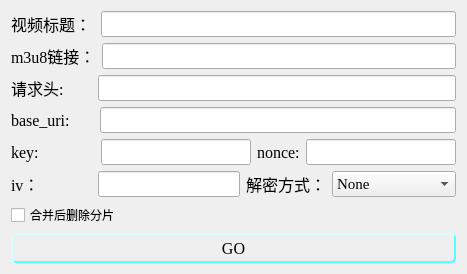
             <widget class="QWidget" name="tab">
              <attribute name="title">
               <string>m3u8Parser</string>
              </attribute>
              <layout class="QVBoxLayout" name="verticalLayout_13">
               <item>
                <layout class="QHBoxLayout" name="horizontalLayout_24">
                 <item>
                  <widget class="QLabel" name="label_title">
                   <property name="font">
                    <font>
                     <family>Times New Roman</family>
                     <pointsize>12</pointsize>
                    </font>
                   </property>
                   <property name="text">
                    <string>视频标题： </string>
                   </property>
                   <property name="textFormat">
                    <enum>Qt::PlainText</enum>
                   </property>
                   <property name="scaledContents">
                    <bool>true</bool>
                   </property>
                   <property name="wordWrap">
                    <bool>true</bool>
                   </property>
                   <property name="openExternalLinks">
                    <bool>false</bool>
                   </property>
                  </widget>
                 </item>
                 <item>
                  <widget class="QLineEdit" name="lineEdit_title">
                   <property name="font">
                    <font>
                     <family>Times New Roman</family>
                     <pointsize>11</pointsize>
                    </font>
                   </property>
                   <property name="toolTip">
                    <string>视频标题</string>
                   </property>
                   <property name="text">
                    <string/>
                   </property>
                   <property name="alignment">
                    <set>Qt::AlignLeading|Qt::AlignLeft|Qt::AlignVCenter</set>
                   </property>
                  </widget>
                 </item>
                </layout>
               </item>
               <item>
                <layout class="QHBoxLayout" name="horizontalLayout_25">
                 <item>
                  <widget class="QLabel" name="label_m3u8url">
                   <property name="font">
                    <font>
                     <family>Times New Roman</family>
                     <pointsize>12</pointsize>
                    </font>
                   </property>
                   <property name="text">
                    <string>m3u8链接：</string>
                   </property>
                   <property name="textFormat">
                    <enum>Qt::PlainText</enum>
                   </property>
                   <property name="scaledContents">
                    <bool>true</bool>
                   </property>
                   <property name="wordWrap">
                    <bool>true</bool>
                   </property>
                   <property name="openExternalLinks">
                    <bool>false</bool>
                   </property>
                  </widget>
                 </item>
                 <item>
                  <widget class="QLineEdit" name="lineEdit_m3u8url">
                   <property name="font">
                    <font>
                     <family>Times New Roman</family>
                     <pointsize>11</pointsize>
                    </font>
                   </property>
                   <property name="toolTip">
                    <string>m3u8链接/文件路径/文件夹路径/txt文件路径</string>
                   </property>
                   <property name="text">
                    <string/>
                   </property>
                   <property name="alignment">
                    <set>Qt::AlignLeading|Qt::AlignLeft|Qt::AlignVCenter</set>
                   </property>
                  </widget>
                 </item>
                </layout>
               </item>
               <item>
                <layout class="QHBoxLayout" name="horizontalLayout_30">
                 <item>
                  <widget class="QLabel" name="label_headers">
                   <property name="font">
                    <font>
                     <family>Times New Roman</family>
                     <pointsize>12</pointsize>
                    </font>
                   </property>
                   <property name="text">
                    <string>请求头:       </string>
                   </property>
                   <property name="textFormat">
                    <enum>Qt::PlainText</enum>
                   </property>
                   <property name="scaledContents">
                    <bool>true</bool>
                   </property>
                   <property name="wordWrap">
                    <bool>true</bool>
                   </property>
                   <property name="openExternalLinks">
                    <bool>false</bool>
                   </property>
                  </widget>
                 </item>
                 <item>
                  <widget class="QLineEdit" name="lineEdit_headers">
                   <property name="font">
                    <font>
                     <family>Times New Roman</family>
                     <pointsize>11</pointsize>
                    </font>
                   </property>
                   <property name="toolTip">
                    <string>请求头，字典格式</string>
                   </property>
                   <property name="text">
                    <string/>
                   </property>
                   <property name="alignment">
                    <set>Qt::AlignLeading|Qt::AlignLeft|Qt::AlignVCenter</set>
                   </property>
                  </widget>
                 </item>
                </layout>
               </item>
               <item>
                <layout class="QHBoxLayout" name="horizontalLayout_31">
                 <item>
                  <widget class="QLabel" name="label_base_uri">
                   <property name="font">
                    <font>
                     <family>Times New Roman</family>
                     <pointsize>12</pointsize>
                    </font>
                   </property>
                   <property name="text">
                    <string>base_uri:      </string>
                   </property>
                   <property name="textFormat">
                    <enum>Qt::PlainText</enum>
                   </property>
                   <property name="scaledContents">
                    <bool>true</bool>
                   </property>
                   <property name="wordWrap">
                    <bool>true</bool>
                   </property>
                   <property name="openExternalLinks">
                    <bool>false</bool>
                   </property>
                  </widget>
                 </item>
                 <item>
                  <widget class="QLineEdit" name="lineEdit_base_uri">
                   <property name="font">
                    <font>
                     <family>Times New Roman</family>
                     <pointsize>11</pointsize>
                    </font>
                   </property>
                   <property name="toolTip">
                    <string>base_uri,字典格式</string>
                   </property>
                   <property name="text">
                    <string/>
                   </property>
                   <property name="alignment">
                    <set>Qt::AlignLeading|Qt::AlignLeft|Qt::AlignVCenter</set>
                   </property>
                  </widget>
                 </item>
                </layout>
               </item>
               <item>
                <layout class="QHBoxLayout" name="horizontalLayout_26">
                 <item>
                  <widget class="QLabel" name="label_key">
                   <property name="font">
                    <font>
                     <family>Times New Roman</family>
                     <pointsize>12</pointsize>
                    </font>
                   </property>
                   <property name="text">
                    <string>key:              </string>
                   </property>
                   <property name="textFormat">
                    <enum>Qt::PlainText</enum>
                   </property>
                   <property name="scaledContents">
                    <bool>true</bool>
                   </property>
                   <property name="wordWrap">
                    <bool>true</bool>
                   </property>
                   <property name="openExternalLinks">
                    <bool>false</bool>
                   </property>
                  </widget>
                 </item>
                 <item>
                  <widget class="QLineEdit" name="lineEdit_key">
                   <property name="font">
                    <font>
                     <family>Times New Roman</family>
                     <pointsize>11</pointsize>
                    </font>
                   </property>
                   <property name="toolTip">
                    <string>base64/hex/文件路径</string>
                   </property>
                   <property name="text">
                    <string/>
                   </property>
                   <property name="alignment">
                    <set>Qt::AlignLeading|Qt::AlignLeft|Qt::AlignVCenter</set>
                   </property>
                  </widget>
                 </item>
                 <item>
                  <widget class="QLabel" name="label_nonce">
                   <property name="font">
                    <font>
                     <family>Times New Roman</family>
                     <pointsize>12</pointsize>
                    </font>
                   </property>
                   <property name="text">
                    <string>nonce:</string>
                   </property>
                   <property name="textFormat">
                    <enum>Qt::PlainText</enum>
                   </property>
                   <property name="scaledContents">
                    <bool>true</bool>
                   </property>
                   <property name="wordWrap">
                    <bool>true</bool>
                   </property>
                   <property name="openExternalLinks">
                    <bool>false</bool>
                   </property>
                  </widget>
                 </item>
                 <item>
                  <widget class="QLineEdit" name="lineEdit_nonce">
                   <property name="font">
                    <font>
                     <family>Times New Roman</family>
                     <pointsize>11</pointsize>
                    </font>
                   </property>
                   <property name="toolTip">
                    <string>base64/hex/文件路径</string>
                   </property>
                   <property name="text">
                    <string/>
                   </property>
                   <property name="alignment">
                    <set>Qt::AlignLeading|Qt::AlignLeft|Qt::AlignVCenter</set>
                   </property>
                  </widget>
                 </item>
                </layout>
               </item>
               <item>
                <layout class="QHBoxLayout" name="horizontalLayout_29">
                 <item>
                  <widget class="QLabel" name="label_iv">
                   <property name="font">
                    <font>
                     <family>Times New Roman</family>
                     <pointsize>12</pointsize>
                    </font>
                   </property>
                   <property name="text">
                    <string>iv：             </string>
                   </property>
                   <property name="textFormat">
                    <enum>Qt::PlainText</enum>
                   </property>
                   <property name="scaledContents">
                    <bool>true</bool>
                   </property>
                   <property name="wordWrap">
                    <bool>true</bool>
                   </property>
                   <property name="openExternalLinks">
                    <bool>false</bool>
                   </property>
                  </widget>
                 </item>
                 <item>
                  <widget class="QLineEdit" name="lineEdit_iv">
                   <property name="font">
                    <font>
                     <family>Times New Roman</family>
                     <pointsize>11</pointsize>
                    </font>
                   </property>
                   <property name="toolTip">
                    <string>base64/hex/文件路径</string>
                   </property>
                   <property name="text">
                    <string/>
                   </property>
                   <property name="alignment">
                    <set>Qt::AlignLeading|Qt::AlignLeft|Qt::AlignVCenter</set>
                   </property>
                  </widget>
                 </item>
                 <item>
                  <widget class="QLabel" name="label_method">
                   <property name="font">
                    <font>
                     <family>Times New Roman</family>
                     <pointsize>12</pointsize>
                    </font>
                   </property>
                   <property name="text">
                    <string>解密方式：</string>
                   </property>
                   <property name="textFormat">
                    <enum>Qt::PlainText</enum>
                   </property>
                   <property name="scaledContents">
                    <bool>true</bool>
                   </property>
                   <property name="wordWrap">
                    <bool>true</bool>
                   </property>
                   <property name="openExternalLinks">
                    <bool>false</bool>
                   </property>
                  </widget>
                 </item>
                 <item>
                  <widget class="QComboBox" name="comboBox_method">
                   <property name="font">
                    <font>
                     <family>Times New Roman</family>
                     <pointsize>11</pointsize>
                    </font>
                   </property>
                   <item>
                    <property name="text">
                     <string>None</string>
                    </property>
                   </item>
                   <item>
                    <property name="text">
                     <string>AES-128</string>
                    </property>
                   </item>
                   <item>
                    <property name="text">
                     <string>AES-128-ECB</string>
                    </property>
                   </item>
                   <item>
                    <property name="text">
                     <string>CHACHA</string>
                    </property>
                   </item>
                   <item>
                    <property name="text">
                     <string>copyrightDRM</string>
                    </property>
                   </item>
                   <item>
                    <property name="text">
                     <string>Widevine</string>
                    </property>
                   </item>
                  </widget>
                 </item>
                </layout>
               </item>
               <item>
                <widget class="QCheckBox" name="checkBox_enable_del">
                 <property name="text">
                  <string>合并后删除分片</string>
                 </property>
                </widget>
               </item>
               <item>
                <widget class="QPushButton" name="pushButton_GO">
                 <property name="minimumSize">
                  <size>
                   <width>0</width>
                   <height>30</height>
                  </size>
                 </property>
                 <property name="font">
                  <font>
                   <family>Times New Roman</family>
                   <pointsize>12</pointsize>
                  </font>
                 </property>
                 <property name="styleSheet">
                  <string notr="true">QPushButton {
	border-radius:5px;
	border-style: outset; 
	border-width: 2px; 
	border-color: rgb(85, 255, 255);
}
QPushButton:hover {
	background-color:rgb(85, 255, 255);
}
QPushButton:pressed {
	background-color:rgb(232,59,35);
	
}</string>
                 </property>
                 <property name="text">
                  <string>GO</string>
                 </property>
                </widget>
               </item>
              </layout>
             </widget>
